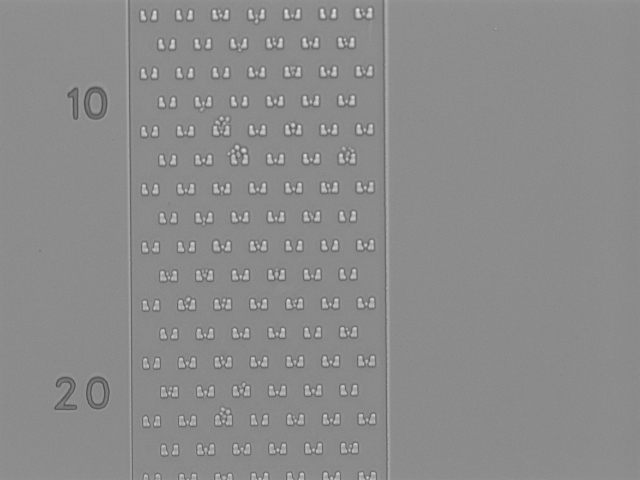
%> input picture Workspace/Example/FindBlob/cell1.png, 1280 x 960 px (shown at 1/2 size)
$ octave cellBlobLabel.m   (GNU Octave 9; MATLAB toolbox functions it lacks are replaced by stand-ins)
%> lines starting %> are read from the running program, lines starting %| are printed output that depends on the picture; in (x1, y1, x2, y2) boxes, pixels count from 0 and x2, y2 are one past the last pixel; in counts of white or black regions, pixels touching at a corner belong together; the program's own positions count from 1

close all;
clear ; clc;
tic % start timer
captionFontSize = 10;
originalImage = imread('cell1.png');
%> originalImage is the input picture: size 960x1280 uint8; min 70, max 241, mean 139.3

% Check to make sure that it is grayscale, just in case the user substituted their own image.
[rows, columns, numberOfColorChannels] = size(originalImage);
%> rows = 960; columns = 1280; numberOfColorChannels = 1

figure();
% subplot(3, 3, 1);
imshow(originalImage);
% Maximize the figure window.
set(gcf, 'units','normalized','outerposition',[0 0 1 1]);
% Force it to display RIGHT NOW (otherwise it might not display until it's all done, unless you've stopped at a breakpoint.)
drawnow;
caption = sprintf('Original image with cells and traps ');
title(caption,'FontSize', captionFontSize);
axis image; % Make sure image is not artificially stretched because of screen's aspect ratio.

% Just for fun, let's get its histogram and display it.
[pixelCount, grayLevels] = imhist(originalImage);
%> pixelCount = 256 values, max 155299 at index 141, min 0 at index 1, mean 4800; grayLevels = 256 values from 0 to 255
figure();
% subplot(3, 3, 2);
bar(pixelCount);
title('Histogram of original image', 'FontSize', captionFontSize);
xlim([0 grayLevels(end)]); % Scale x axis manually.
grid on;

thresholdValue = 150;
hold on;
maxYValue = ylim;
line([thresholdValue, thresholdValue], maxYValue, 'Color', 'r');
% Place a text label on the bar chart showing the threshold.
annotationText = sprintf('Thresholded at %d gray levels', thresholdValue);
% For text(), the x and y need to be of the data class "double" so let's cast both to double.
text(double(thresholdValue + 5), double(0.5 * maxYValue(2)), annotationText, 'FontSize', 10, 'Color', [0 .5 0]);
text(double(thresholdValue - 70), double(0.94 * maxYValue(2)), 'Background', 'FontSize', 10, 'Color', [0 0 .5]);
text(double(thresholdValue + 50), double(0.94 * maxYValue(2)), 'Foreground', 'FontSize', 10, 'Color', [0 0 .5]);
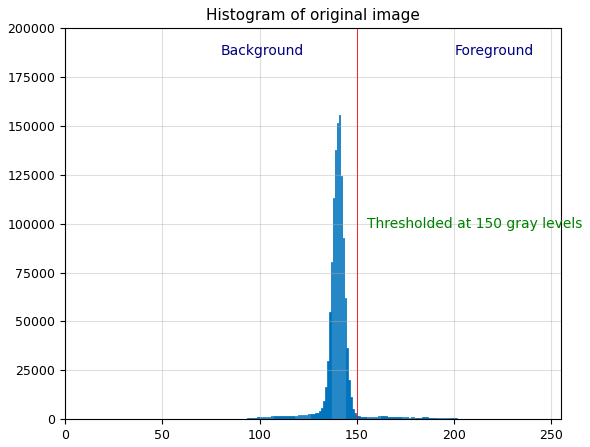
%> figure redrawn from the program's plot data; tallest bar 155299 high, from x = 140.6 to 141.4

% Threshold the image to get a binary image (only 0's and 1's) of class "logical."
% Method #1: using im2bw()
%   normalizedThresholdValue = 0.4; % In range 0 to 1.
%   thresholdValue = normalizedThresholdValue * max(max(originalImage)); % Gray Levels.
%   binaryImage = im2bw(originalImage, normalizedThresholdValue);       % One way to threshold to binary
% Method #2: using a logical operation.

originalImage = imadjust(originalImage,[0.4 0.69],[]);  % adjust contrast of image
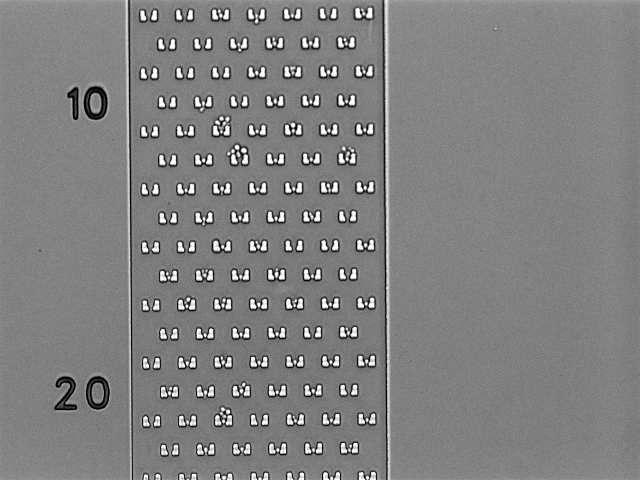
%> originalImage: size 960x1280 uint8 (shown at 1/2 size); min 0, max 255, mean 128.1
figure(),imshow(originalImage),title('Contrasted ORIGINAL IMAGE ');
binaryImage=imbinarize(originalImage);
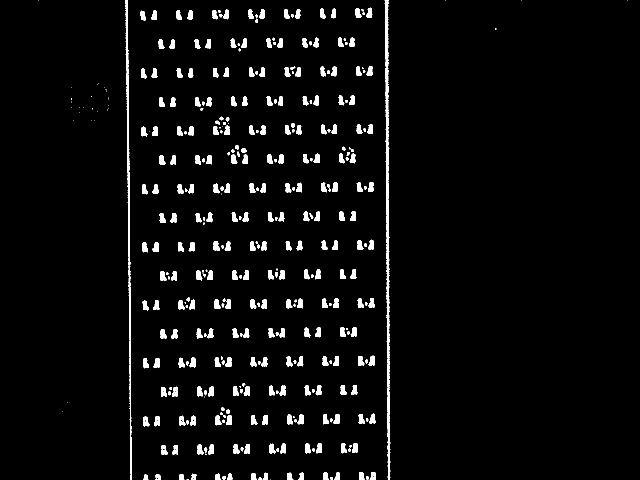
%> binaryImage: size 960x1280 logical (shown at 1/2 size); 3.9% white; 392 white regions (62 under 20 px), largest, box (x1, y1, x2, y2) and area: (769, 0, 781, 960) 4546, (250, 0, 263, 960) 3107, (427, 482, 440, 502) 195
figure(),imshow(originalImage),title('Binary Image ');
binaryImage=imfill(binaryImage,'holes');
%> binaryImage: size 960x1280 logical; 3.9% white; 392 white regions (62 under 20 px)
figure(),imshow(binaryImage),title('Fill Image Pixels  ')


% binaryImage = originalImage > thresholdValue; % ( > ) for  Bright objects ,  ( < ) for  Dark objects
% ========== IMPORTANT OPTION ============================================================
%   binaryImage = originalImage < thresholdValue; % Dark objects will be chosen if you use <.

% Do a "hole fill" to get rid of any background pixels or "holes" inside the blobs.
% binaryImage = imfill(binaryImage, 'holes');

% Show the threshold as a vertical red bar on the histogram.

% Display the binary image.
figure();
% subplot(3, 3, 3);
imshow(binaryImage);
title('Binary Image, obtained by thresholding', 'FontSize', captionFontSize);

% Identify individual blobs by seeing which pixels are connected to each other.
% Each group of connected pixels will be given a label, a number, to identify it and distinguish it from the other blobs.
% Do connected components labeling with either bwlabel() or bwconncomp().
labeledImage = bwlabel(binaryImage, 8);     % Label each blob so we can make measurements of it
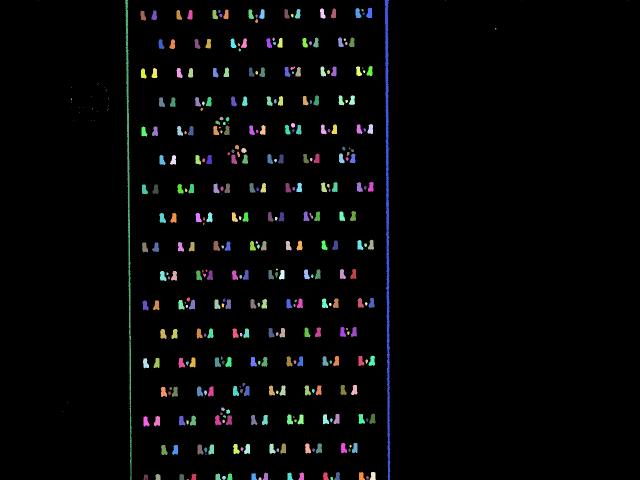
%> labeledImage: size 960x1280 double (shown at 1/2 size); 393 distinct labels, from 0 to 392; one colour per label, 0 black
% labeledImage is an integer-valued image where all pixels in the blobs have values of 1, or 2, or 3, or ... etc.
figure();
% subplot(3, 3, 4);
imshow(labeledImage, []);  % Show the gray scale image.
title('Labeled Image, from bwlabel()', 'FontSize', captionFontSize);

% Let's assign each blob a different color to visually show the user the distinct blobs.
coloredLabels = label2rgb (labeledImage, 'hsv', 'k', 'shuffle'); % pseudo random color labels
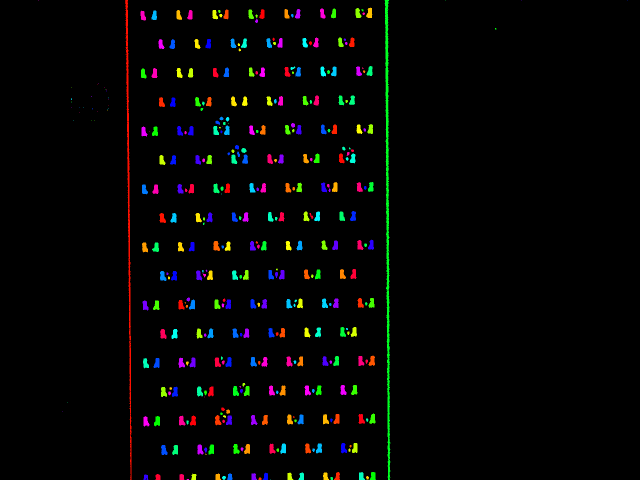
%> coloredLabels: size 960x1280x3 uint8 (shown at 1/2 size); mean R, G, B 4.9, 5.1, 4.2
% coloredLabels is an RGB image.  We could have applied a colormap instead (but only with R2014b and later)
figure();
% subplot(3, 3, 5);
imshow(coloredLabels);
axis image; % Make sure image is not artificially stretched because of screen's aspect ratio.
caption = sprintf('Pseudo colored labels, from label2rgb().\nBlobs are numbered from top to bottom, then from left to right.');
title(caption, 'FontSize', captionFontSize);

% Get all the blob properties.  Can only pass in originalImage in version R2008a and later.
blobMeasurements = regionprops(labeledImage, binaryImage, 'all');
%> blobMeasurements = 392 regions; largest, box (x1, y1, x2, y2), Area, Centroid, MajorAxisLength, MinorAxisLength and Eccentricity: (769, 0, 781, 960) 4567 [775.8 452] 1111 5.97 1, (250, 0, 263, 960) 3108 [258.1 431] 1091.7 4.31 1, (427, 482, 440, 502) 195 [433.1 493] 22.13 12.31 0.831
numberOfBlobs = size(blobMeasurements, 1);
%> numberOfBlobs = 392

% bwboundaries() returns a cell array, where each cell contains the row/column coordinates for an object in the image.
% Plot the borders of all the coins on the original grayscale image using the coordinates returned by bwboundaries.
figure();
% subplot(3, 3, 6);
imshow(originalImage);
title('Outlines, from bwboundaries()', 'FontSize', captionFontSize);
axis image; % Make sure image is not artificially stretched because of screen's aspect ratio.
hold on;
boundaries = bwboundaries(binaryImage);
%> boundaries = 392 boundaries; largest, box (x1, y1, x2, y2) and points: (769, 0, 781, 960) 1976, (250, 0, 263, 960) 1941, (322, 774, 334, 794) 56, (286, 716, 298, 737) 54, (344, 773, 356, 794) 54
numberOfBoundaries = size(boundaries, 1);
%> numberOfBoundaries = 392
for k = 1 : numberOfBoundaries
	thisBoundary = boundaries{k};
	plot(thisBoundary(:,2), thisBoundary(:,1), 'g', 'LineWidth', 2);
end
%> this loop made 392 passes
%> thisBoundary on passes 1 to 3: [2 77; 2 77], [823 125; 823 125], [806 135; 806 135]
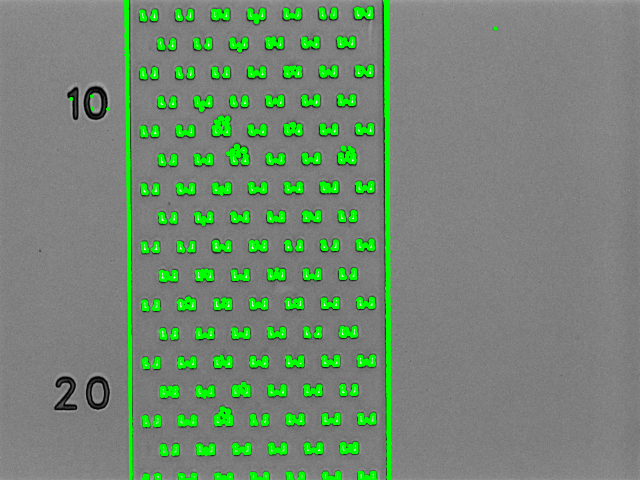
%> figure redrawn from the program's plot data; shown at 1/2 size; its title reads 'Outlines, from bwboundaries()'
hold off;

textFontSize = 14;	% Used to control size of "blob number" labels put atop the image.
labelShiftX = -7;	% Used to align the labels in the centers of the coins.
blobECD = zeros(1, numberOfBlobs);
% Print header line in the command window.
fprintf(1,'Blob #      Mean Intensity  Area   Perimeter    Centroid       Diameter\n');
% Loop over all blobs printing their measurements to the command window.
for k = 1 : numberOfBlobs           % Loop through all blobs.
	% Find the mean of each blob.  (R2008a has a better way where you can pass the original image
	% directly into regionprops.  The way below works for all versions including earlier versions.)
	thisBlobsPixels = blobMeasurements(k).PixelIdxList;  % Get list of pixels in current blob.
	meanGL = mean(originalImage(thisBlobsPixels)); % Find mean intensity (in original image!)
%> (the run ends here)
